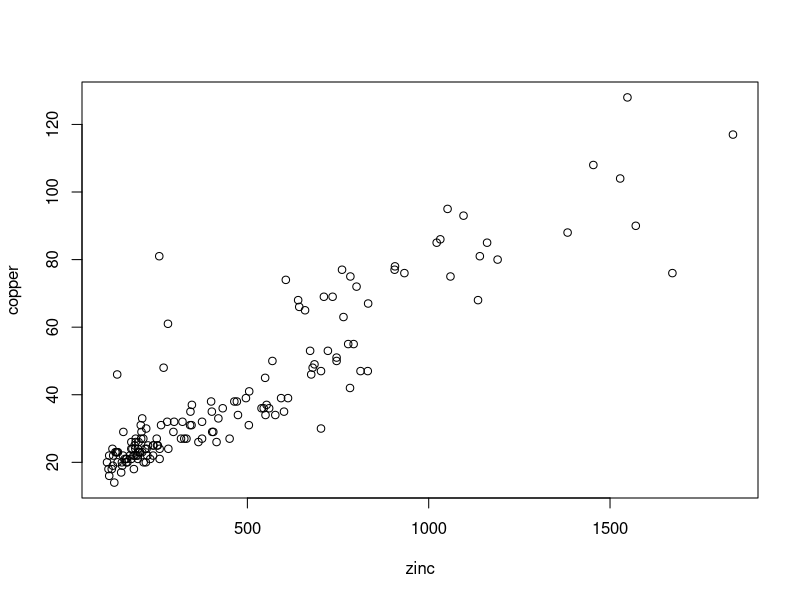
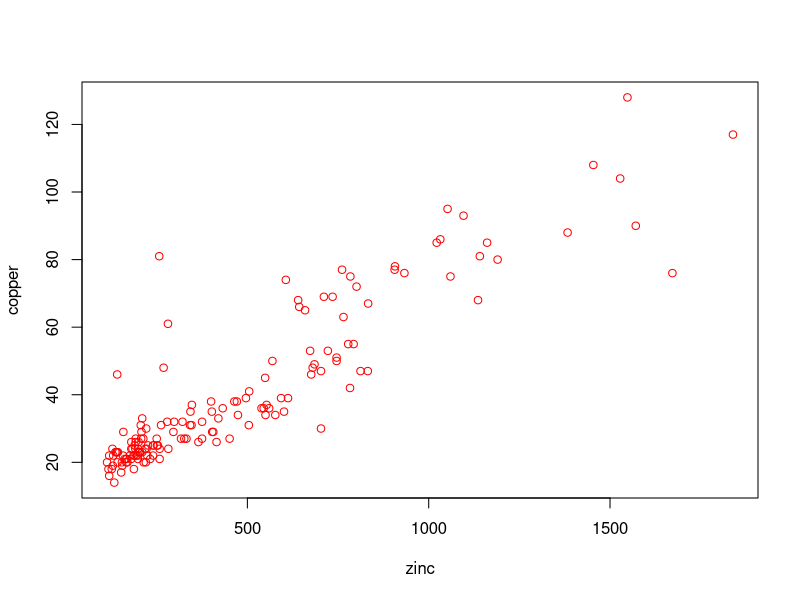
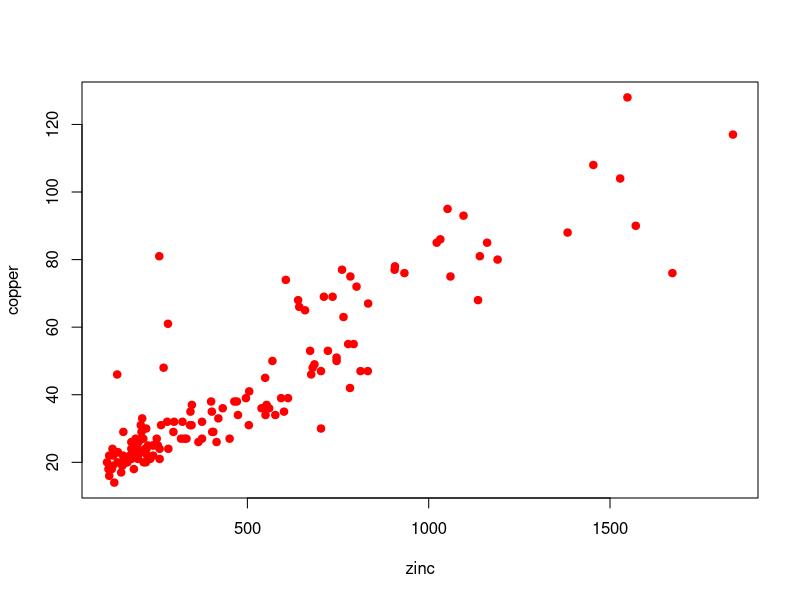
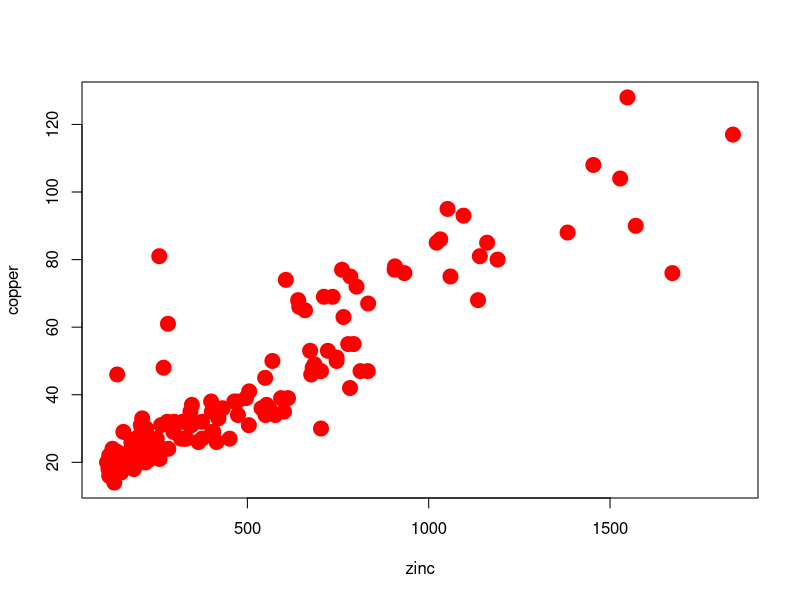

The R script that drew these images, in order:
install.packages("sp")

library(sp)
data(meuse)

# seeing how the mause dataset is structured:
meuse

#let's look at the first rows of the set
head(meuse)

#let's plot two variables together to see if they are correlated
#see if zinc concentration di related to the copper
attach(meuse)
plot(zinc,copper)
plot(zinc,copper,col="red")
plot(zinc,copper,col="red",pch=19)
plot(zinc,copper,col="red",pch=19,cex=2)
